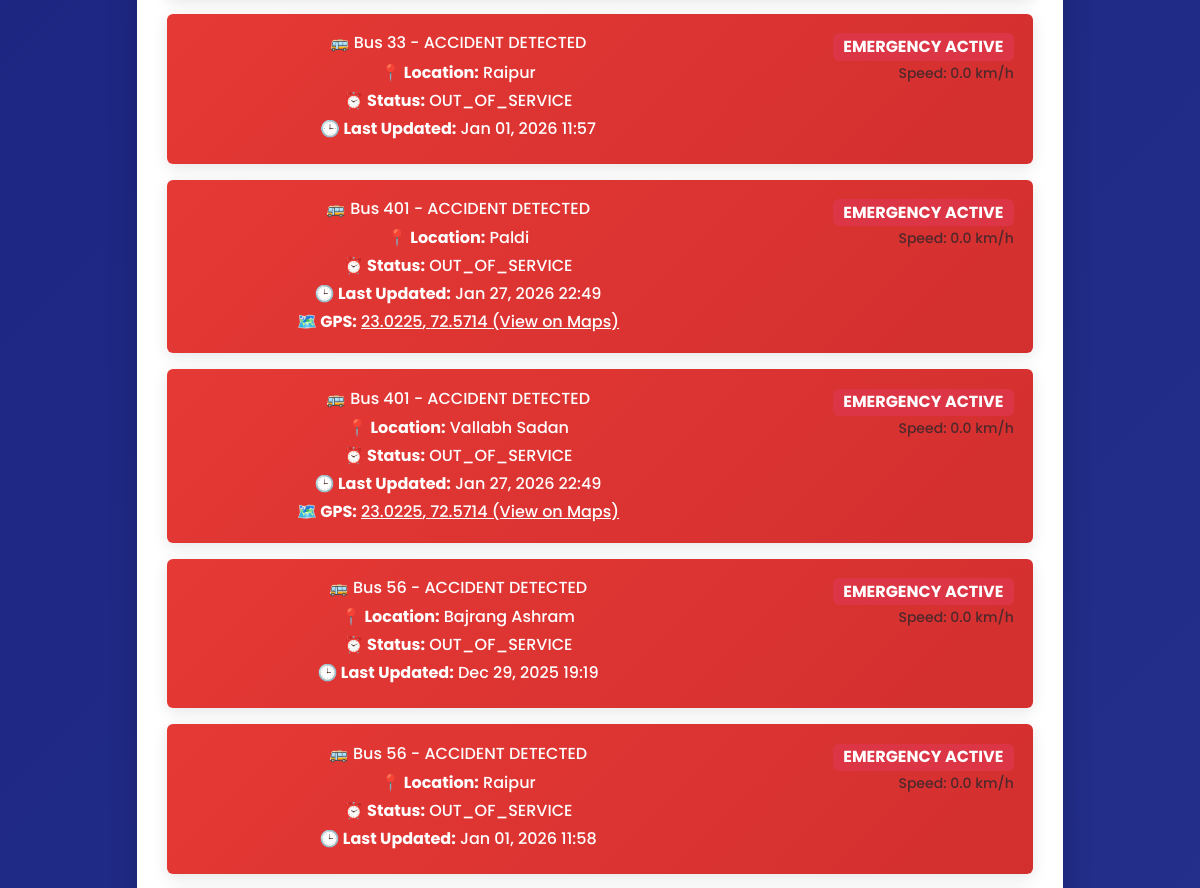
The app's page /emergency-dashboard/ (middle part), older data.
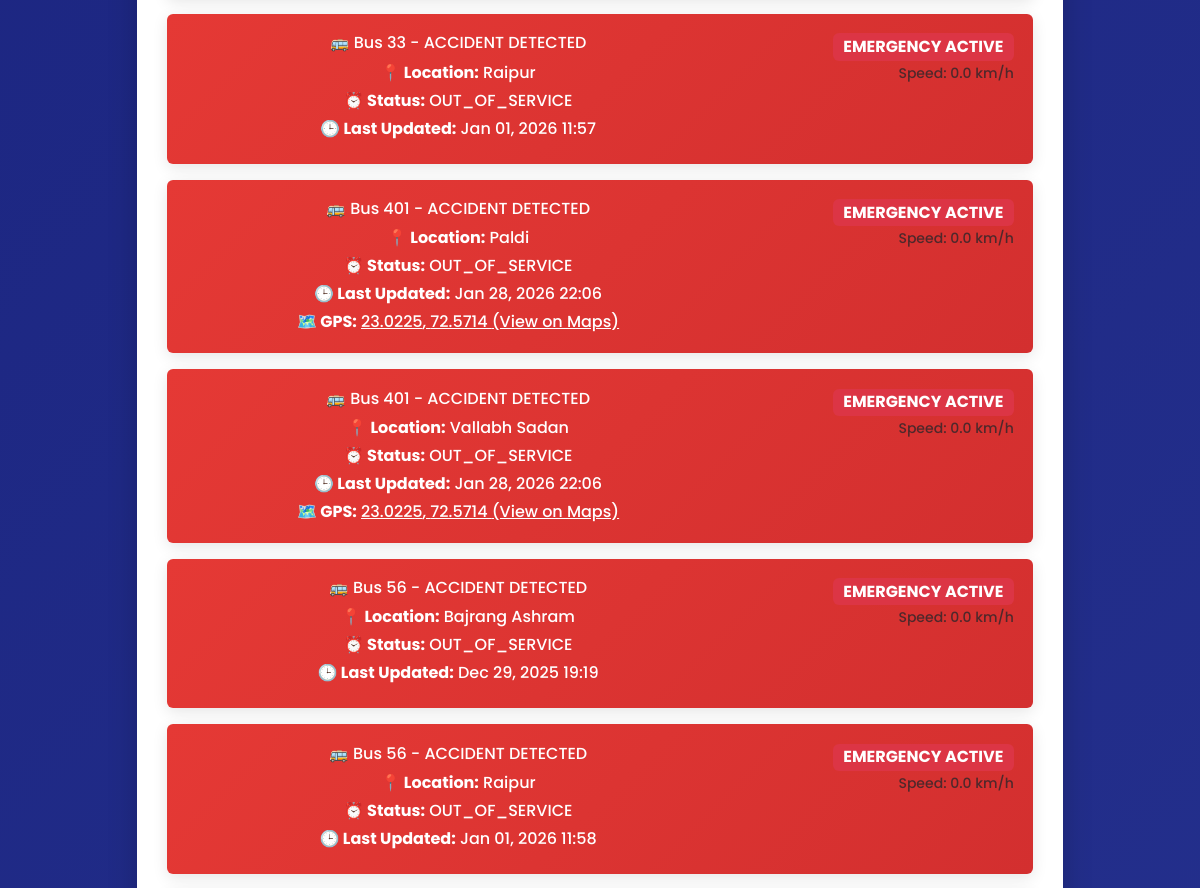
The same page, newer data.
### my_amts/models.py (models this page shows, shortened)
class ActiveBus(models.Model):
    bus = models.ForeignKey(
        Bus,
        on_delete=models.CASCADE,
        related_name='active_instances'
    )
    identifier = models.CharField(
        max_length=20,
        unique=True,
        help_text="Unique identifier for active bus (e.g., '45-1', '45-2')"
    )
    current_location = models.CharField(
        max_length=100,
        help_text="Current stop or location of the bus"
    )
    status = models.CharField(
        max_length=20,
        choices=[
            ('ON_TIME', 'On Time'),
            ('DELAYED', 'Delayed'),
            ('OUT_OF_SERVICE', 'Out of Service')
        ],
        default='ON_TIME'
    )
    last_updated = models.DateTimeField(auto_now=True)
    is_active = models.BooleanField(default=True)
    speed = models.FloatField(default=35.0, help_text="Current speed in km/h")
    is_manual_stop = models.BooleanField(default=False, help_text="True if driver manually stopped bus")
    is_accident = models.BooleanField(default=False, help_text="True if accident/breakdown detected")
    latitude = models.FloatField(null=True, blank=True, help_text="Current latitude position")
    longitude = models.FloatField(null=True, blank=True, help_text="Current longitude position")
    class Meta:
        verbose_name = "Active Bus"
        verbose_name_plural = "Active Buses"
        ordering = ['identifier']

class Bus(models.Model):
    bus_number = models.CharField(max_length=10, unique=True)
    stops = models.JSONField()
    class Meta:
        verbose_name_plural = "Buses"

### my_amts/views.py (the view)
# urls.py: path('emergency-dashboard/', views.emergency_dashboard, name='emergency_dashboard'),
def emergency_dashboard(request):
    from .models import ActiveBus
    active_emergencies = ActiveBus.objects.filter(
        is_accident=True,
        is_active=True
    ).select_related('bus')
    context = {
        'active_emergencies': active_emergencies,
        'emergency_count': active_emergencies.count()
    }
    return render(request, 'my_amts/emergency_dashboard.html', context)

### my_amts/templates/my_amts/emergency_dashboard.html (shortened to what this page needs)
{% extends 'my_amts/base.html' %}
{% load static %}
{% block content %}
<div class="emergency-dashboard">
    <div class="container">
        <div class="row justify-content-center">
            {% if active_emergencies %}
            <div class="col-md-10 mb-4">
                <div class="emergency-card">
                    {% for emergency in active_emergencies %}
                    <div class="alert alert-danger mb-3">
                        <div class="row">
                            <div class="col-md-8">
                                <h6 class="mb-2">🚌 Bus {{ emergency.bus.bus_number }} - ACCIDENT DETECTED</h6>
                                <p class="mb-1"><strong>📍 Location:</strong> {{ emergency.current_location }}</p>
                                <p class="mb-1"><strong>⏰ Status:</strong> {{ emergency.status }}</p>
                                <p class="mb-1"><strong>🕒 Last Updated:</strong> {{ emergency.last_updated|date:"M d, Y H:i" }}</p>
                                {% if emergency.latitude and emergency.longitude %}
                                <p class="mb-0">
                                    <strong>🗺️ GPS:</strong>
                                    <a href="https://www.google.com/maps?q={{ emergency.latitude }},{{ emergency.longitude }}" target="_blank" class="text-white">
                                        {{ emergency.latitude }}, {{ emergency.longitude }} (View on Maps)
                                    </a>
                                </p>
                                {% endif %}
                            </div>
                            <div class="col-md-4 text-end">
                                <span class="badge bg-danger fs-6">EMERGENCY ACTIVE</span>
                                <br><small class="text-muted">Speed: {{ emergency.speed }} km/h</small>
                            </div>
                        </div>
                    </div>
                    {% endfor %}
                </div>
            </div>
            {% endif %}
        </div>
    </div>
</div>
{% endblock %}

Row changes from the older to the newer data that the page shows:
changed ActiveBus "Paldi": last_updated "Jan 27, 2026 22:49" → "Jan 28, 2026 22:06"
changed ActiveBus "Vallabh Sadan": last_updated "Jan 27, 2026 22:49" → "Jan 28, 2026 22:06"
